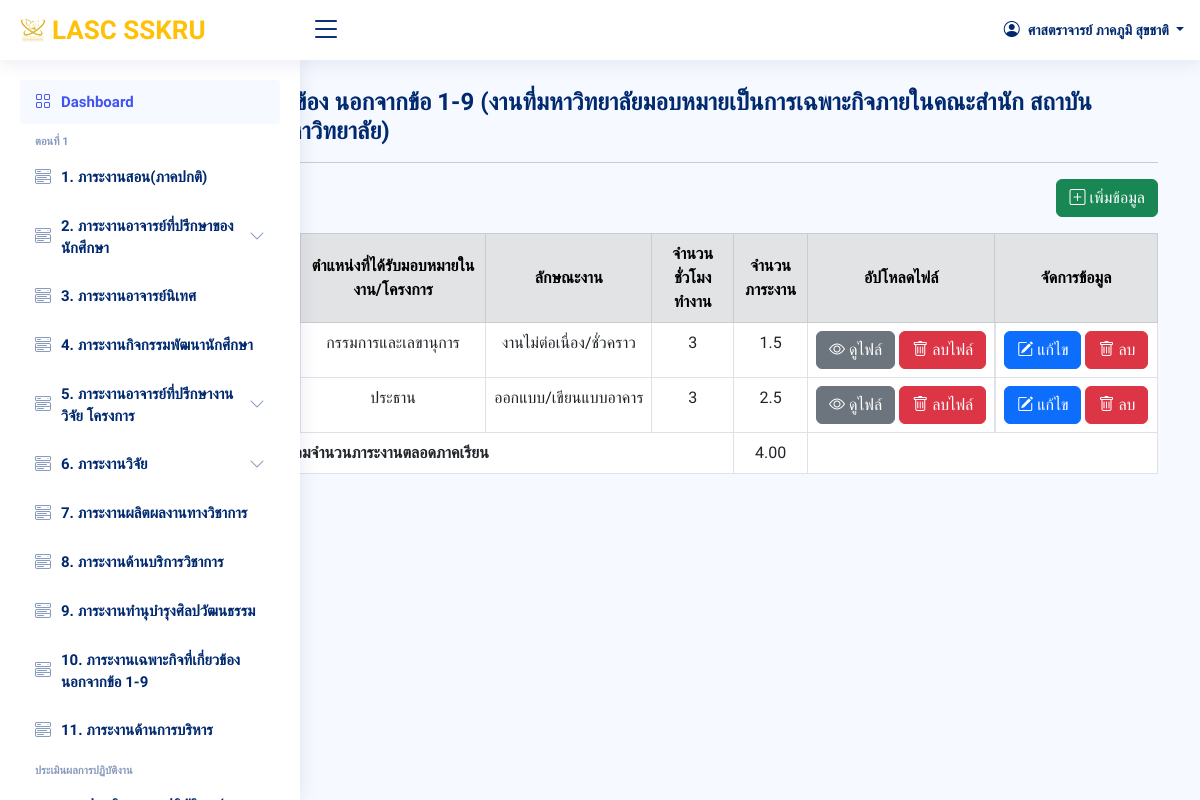
The page /index.php?page=1_10/index_1_10 (signed in) on the database its author committed.
### tables this page shows
CREATE TABLE `users` (
  `userId` int(20) NOT NULL,
  `academic_rank` varchar(50) NOT NULL,
  `nametitle` varchar(50) NOT NULL,
  `firstname` varchar(50) NOT NULL,
  `lastname` varchar(50) NOT NULL,
  `branch` varchar(50) NOT NULL,
  `email` varchar(50) NOT NULL,
  `password` varchar(255) NOT NULL,
  `urole` varchar(50) NOT NULL,
  `isAdmin` varchar(10) NOT NULL,
  `created_at` timestamp NOT NULL DEFAULT current_timestamp()
);

CREATE TABLE `personal_1_10` (
  `userId` varchar(50) NOT NULL,
  `id` int(20) NOT NULL,
  `term` int(1) NOT NULL,
  `year` int(4) NOT NULL,
  `date` date NOT NULL,
  `project` varchar(50) NOT NULL,
  `position` varchar(50) NOT NULL,
  `type_work` varchar(50) NOT NULL,
  `amount_time` int(5) NOT NULL,
  `amount_work` float NOT NULL,
  `file` varchar(50) NOT NULL
);

### index.php (the view, shortened to what this page needs)
<?php
require_once 'config/db.php';
$userId = $_SESSION['userId'];
$nametitle = $_SESSION['nametitle'];
$firstname = $_SESSION['firstname'];
$lastname = $_SESSION['lastname'];
$branch = $_SESSION['branch'];
$name = $nametitle . $firstname . " " . $lastname;
$stmt = $conn->query("SELECT * FROM term_year where id = 1");
$stmt->execute();
$term_year = $stmt->fetch();
$term =  $term_year['term'];
$year =  $term_year['year'];
$stmt = $conn->query("SELECT amount_work FROM personal_1_1 WHERE userId = '$userId' AND term = '$term' AND year = '$year'");
$stmt->execute();
$personal_1_1 = $stmt->fetchAll();
$totalAmountWork_1_1 = 0;
foreach ($personal_1_1 as $per_1_1) {
  $totalAmountWork_1_1 += floatval($per_1_1['amount_work']);
}
$stmt = $conn->query("SELECT amount_work FROM personal_1_2_a WHERE userId = '$userId' AND term = '$term' AND year = '$year'");
$stmt->execute();
$personal_1_2_a = $stmt->fetchAll();
$totalAmountWork_1_2_a = 0;
foreach ($personal_1_2_a as $per_1_2_a) {
  $totalAmountWork_1_2_a += floatval($per_1_2_a['amount_work']);
}
$totalAmountWork_1_2_b = 0;
$totalAmountWork_1_2 = $totalAmountWork_1_2_a + $totalAmountWork_1_2_b;
$totalAmountWork_1_3 = 0;
$totalAmountWork_1_4 = 0;
$stmt = $conn->query("SELECT amount_work FROM personal_1_5_a WHERE userId = '$userId' AND term = '$term' AND year = '$year'");
$stmt->execute();
$personal_1_5_a = $stmt->fetchAll();
$totalAmountWork_1_5_a = 0;
foreach ($personal_1_5_a as $per_1_5_a) {
  $totalAmountWork_1_5_a += floatval($per_1_5_a['amount_work']);
}
$totalAmountWork_1_5_b = 0;
$totalAmountWork_1_5 = $totalAmountWork_1_5_a + $totalAmountWork_1_5_b;
$stmt = $conn->query("SELECT amount_work FROM personal_1_6_a WHERE userId = '$userId' AND term = '$term' AND year = '$year'");
$stmt->execute();
$personal_1_6_a = $stmt->fetchAll();
$totalAmountWork_1_6_a = 0;
foreach ($personal_1_6_a as $per_1_6_a) {
  $totalAmountWork_1_6_a += floatval($per_1_6_a['amount_work']);
}
$stmt = $conn->query("SELECT amount_work FROM personal_1_6_b WHERE userId = '$userId' AND term = '$term' AND year = '$year'");
$stmt->execute();
$personal_1_6_b = $stmt->fetchAll();
$totalAmountWork_1_6_b = 0;
foreach ($personal_1_6_b as $per_1_6_b) {
  $totalAmountWork_1_6_b += floatval($per_1_6_b['amount_work']);
}
$totalAmountWork_1_6 = $totalAmountWork_1_6_a + $totalAmountWork_1_6_b;
$stmt = $conn->query("SELECT amount_work FROM personal_1_7 WHERE userId = '$userId' AND term = '$term' AND year = '$year'");
$stmt->execute();
$personal_1_7 = $stmt->fetchAll();
$totalAmountWork_1_7 = 0;
foreach ($personal_1_7 as $per_1_7) {
  $totalAmountWork_1_7 += floatval($per_1_7['amount_work']);
}
$stmt = $conn->query("SELECT amount_work FROM personal_1_8 WHERE userId = '$userId' AND term = '$term' AND year = '$year'");
$stmt->execute();
$personal_1_8 = $stmt->fetchAll();
$totalAmountWork_1_8 = 0;
foreach ($personal_1_8 as $per_1_8) {
  $totalAmountWork_1_8 += floatval($per_1_8['amount_work']);
}
$stmt = $conn->query("SELECT amount_work FROM personal_1_9 WHERE userId = '$userId' AND term = '$term' AND year = '$year'");
$stmt->execute();
$personal_1_9 = $stmt->fetchAll();
$totalAmountWork_1_9 = 0;
foreach ($personal_1_9 as $per_1_9) {
  $totalAmountWork_1_9 += floatval($per_1_9['amount_work']);
}
$stmt = $conn->query("SELECT amount_work FROM personal_1_10 WHERE userId = '$userId' AND term = '$term' AND year = '$year'");
$stmt->execute();
$personal_1_10 = $stmt->fetchAll();
$totalAmountWork_1_10 = 0;
foreach ($personal_1_10 as $per_1_10) {
  $totalAmountWork_1_10 += floatval($per_1_10['amount_work']);
}
$stmt = $conn->query("SELECT amount_work FROM personal_1_11 WHERE userId = '$userId' AND term = '$term' AND year = '$year'");
$stmt->execute();
$personal_1_11 = $stmt->fetchAll();
$totalAmountWork_1_11 = 0;
foreach ($personal_1_11 as $per_1_11) {
  $totalAmountWork_1_11 += floatval($per_1_11['amount_work']);
}
$totalAmountWork = $totalAmountWork_1_1 + $totalAmountWork_1_2 + $totalAmountWork_1_3 + $totalAmountWork_1_4 + $totalAmountWork_1_5 + $totalAmountWork_1_6 + $totalAmountWork_1_7 + $totalAmountWork_1_8 + $totalAmountWork_1_9 + $totalAmountWork_1_10 + $totalAmountWork_1_11;
$stmt = $conn->prepare("SELECT * FROM personal_3 WHERE userId = :userId AND term = :term AND year = :year");
$stmt->bindParam(':userId', $userId);
$stmt->bindParam(':term', $term);
$stmt->bindParam(':year', $year);
$stmt->execute();
$personal = $stmt->fetchAll();
if (empty($personal)) {
  $insertStmt = $conn->prepare("INSERT INTO personal_3 (userId, term, year,name,branch,amount_work) VALUES (:userId, :term, :year, :name, :branch, :amount_work)");
  $insertStmt->bindParam(':userId', $userId);
  $insertStmt->bindParam(':term', $term);
  $insertStmt->bindParam(':year', $year);
  $insertStmt->bindParam(':name', $name);
  $insertStmt->bindParam(':branch', $branch);
  $insertStmt->bindParam(':amount_work', $totalAmountWork);
  $insertStmt->execute();
} else {
  $userId = $_SESSION['userId'];
  if (isset($_SESSION['userId'])) {
    $stmt = $conn->query("SELECT * FROM users WHERE userId = '$userId'");
    $stmt->execute();
    $row = $stmt->fetch(PDO::FETCH_ASSOC);
  }
}
?>
<!DOCTYPE html>
<html lang="en">
<head>
  <link href="assets/vendor/bootstrap/css/bootstrap.min.css" rel="stylesheet">
  <link href="assets/vendor/bootstrap-icons/bootstrap-icons.css" rel="stylesheet">
  <link href="assets/vendor/boxicons/css/boxicons.min.css" rel="stylesheet">
  <link href="assets/vendor/quill/quill.snow.css" rel="stylesheet">
  <link href="assets/vendor/quill/quill.bubble.css" rel="stylesheet">
  <link href="assets/vendor/remixicon/remixicon.css" rel="stylesheet">
  <link href="assets/vendor/simple-datatables/style.css" rel="stylesheet">
  <link href="assets/css/style.css" rel="stylesheet">
</head>
<body>
  <header id="header" class="header fixed-top d-flex align-items-center">
    <div class="d-flex align-items-center justify-content-between">
      <a class="logo d-flex align-items-center">
        <img src="assets/img/logo_lasc.png" alt="โลโก้คณะ">
        <span class="d-none d-lg-block" style="color: #ffc107;">LASC SSKRU</span>
      </a>
      <i class="bi bi-list toggle-sidebar-btn"></i>
    </div>
    <nav class="header-nav ms-auto">
      <ul class="d-flex align-items-center">
        <li class="nav-item dropdown pe-3">
          <a class="nav-link nav-profile d-flex align-items-center pe-0" href="#" data-bs-toggle="dropdown">
            <i class="bi bi-person-circle"></i>
            <span class="d-none d-md-block dropdown-toggle ps-2">
            <?php
                if($row['academic_rank'] == 'ไม่มี'){
                    echo  ' ' . $row['nametitle'] . ' ' .  $row['firstname'] . ' ' . $row['lastname'];
                }elseif($row['academic_rank'] == 'ศาสตราจารย์'){
                    echo $row['academic_rank'] . ' ' .  $row['firstname'] . ' ' . $row['lastname'];
                }elseif(($row['academic_rank'] == 'รองศาสตราจารย์' or $row['academic_rank'] == 'ผู้ช่วยศาสตราจารย์') and $row['nametitle'] == "ดร." ){
                    echo $row['academic_rank'] . ' ' . $row['nametitle'] . ' ' .  $row['firstname'] . ' ' . $row['lastname'];
                }else {
                    echo $row['academic_rank'] . ' ' .  $row['firstname'] . ' ' . $row['lastname'];
                }
            ?>
            </span>
          </a>
        </li>
      </ul>
    </nav>
  </header>
  <aside id="sidebar" class="sidebar">
    <ul class="sidebar-nav" id="sidebar-nav">
      <li class="nav-item">
        <a class="nav-link " href="index.php?page=users/dashboard">
          <i class="bi bi-grid"></i>
          <span>Dashboard</span>
        </a>
      </li>
      <li class="nav-heading">ตอนที่ 1</li>
      <li class="nav-item">
        <a class="nav-link collapsed" href="index.php?page=1_1/index_1_1">
          <i class="bi bi-menu-button-wide"></i>
          <span>1. ภาระงานสอน(ภาคปกติ)</span>
        </a>
      </li>
      <li class="nav-item">
        <a class="nav-link collapsed" data-bs-target="#components-nav1" data-bs-toggle="collapse" href="#">
          <i class="bi bi-menu-button-wide"></i><span>2. ภาระงานอาจารย์ที่ปรึกษาของนักศึกษา</span><i class="bi bi-chevron-down ms-auto"></i>
        </a>
      </li>
      <li class="nav-item">
        <a class="nav-link collapsed" href="index.php?page=1_3/index_1_3">
          <i class="bi bi-menu-button-wide"></i><span>3. ภาระงานอาจารย์นิเทศ</span>
        </a>
      </li>
      <li class="nav-item">
        <a class="nav-link collapsed" href="index.php?page=1_4/index_1_4">
          <i class="bi bi-menu-button-wide"></i><span>4. ภาระงานกิจกรรมพัฒนานักศึกษา</span>
        </a>
      </li>
      <li class="nav-item">
        <a class="nav-link collapsed" data-bs-target="#components-nav2" data-bs-toggle="collapse" href="#">
          <i class="bi bi-menu-button-wide"></i><span>5. ภาระงานอาจารย์ที่ปรึกษางานวิจัย โครงการ</span><i class="bi bi-chevron-down ms-auto"></i>
        </a>
      </li>
      <li class="nav-item">
        <a class="nav-link collapsed" data-bs-target="#components-nav3" data-bs-toggle="collapse" href="#">
          <i class="bi bi-menu-button-wide"></i><span>6. ภาระงานวิจัย</span><i class="bi bi-chevron-down ms-auto"></i>
        </a>
      </li>
      <li class="nav-item">
        <a class="nav-link collapsed" href="index.php?page=1_7/index_1_7">
          <i class="bi bi-menu-button-wide"></i><span>7. ภาระงานผลิตผลงานทางวิชาการ</span>
        </a>
      </li>
      <li class="nav-item">
        <a class="nav-link collapsed" href="index.php?page=1_8/index_1_8">
          <i class="bi bi-menu-button-wide"></i><span>8. ภาระงานด้านบริการวิชาการ</span>
        </a>
      </li>
      <li class="nav-item">
        <a class="nav-link collapsed" href="index.php?page=1_9/index_1_9">
          <i class="bi bi-menu-button-wide"></i><span>9. ภาระงานทำนุบำรุงศิลปวัฒนธรรม</span>
        </a>
      </li>
      <li class="nav-item">
        <a class="nav-link collapsed" href="index.php?page=1_10/index_1_10">
          <i class="bi bi-menu-button-wide"></i><span>10. ภาระงานเฉพาะกิจที่เกี่ยวข้อง นอกจากข้อ 1-9</span>
        </a>
      </li>
      <li class="nav-item">
        <a class="nav-link collapsed" href="index.php?page=1_11/index_1_11">
          <i class="bi bi-menu-button-wide"></i><span>11. ภาระงานด้านการบริหาร</span>
        </a>
      </li>
      <li class="nav-heading">ประเมินผลการปฏิบัติงาน</li>
      <li class="nav-item">
        <a class="nav-link collapsed" href="index.php?page=3/index_3">
          <i class="bi bi-menu-button-wide"></i><span>แบบประเมินผลการปฏิบัติงาน(สายวิชาการ)</span>
        </a>
      </li>
  </aside>
  <main>
    <br>
    <br>
    <br>
    <?php
    $page = $_GET['page'];
    include $page . ('.php');
    ?>
  </main>
</body>
</html>

### 1_10/index_1_10.php (shortened to what this page needs)
<?php
    require_once "config/db.php";
    $stmt = $conn->query("SELECT * FROM `term_year` where id = 1");
    $stmt->execute();
    $term_year = $stmt->fetch();
?>
<div class="container">
    <div class="pagetitle mt-3">
        <h1>10. ภาระงานเฉพาะกิจที่เกี่ยวข้อง นอกจากข้อ 1-9 (งานที่มหาวิทยาลัยมอบหมายเป็นการเฉพาะกิจภายในคณะสำนัก สถาบัน วิทยาลัย ศูนย์ หรือภายนอกมหาวิทยาลัย)</h1>
    </div>
    <hr>
    <div class="d-flex justify-content-end ">
        <button class="btn btn-success mb-3" type="button" data-bs-toggle="modal" data-bs-target="#ExtralargeModal">
            <div class="icon d-flex">
                <i class="bi bi-plus-square"></i> &nbsp;
                <div class="label">เพิ่มข้อมูล</div>
            </div>
        </button>
    </div>
    <table class="table table-bordered text-center">
        <thead class="align-middle table-secondary">
            <tr>
                <th scope="col">วัน/เดือน/ปี</th>
                <th scope="col">งาน/โครงการ/กิจกรรม/โครงการยุทธศาสตร์/วารสาร</th>
                <th scope="col">ตำแหน่งที่ได้รับมอบหมายในงาน/โครงการ</th>
                <th scope="col">ลักษณะงาน</th>
                <th scope="col">จำนวนชั่วโมงทำงาน</th>
                <th scope="col">จำนวนภาระงาน</th>
                <th scope="col">อัปโหลดไฟล์</th>
                <th scope="col">จัดการข้อมูล</th>
            </tr>
        </thead>
        <tbody>
            <?php
                $userId = $_SESSION['userId'];
                $term =  $term_year['term'];
                $year =  $term_year['year'];
                $stmt = $conn->query("SELECT*FROM personal_1_10 WHERE userId = '$userId' AND term = '$term' AND year = '$year'");
                $stmt->execute();
                $personal = $stmt->fetchAll();
                $totalAmountWork = 0.00;
                if (!$personal) {
                    echo " <tr><td colspan='9' class='text-center'>ไม่มีข้อมูล</td></tr>";
                } else {
                    foreach ($personal as $per) {
            ?>
                        <tr>
                            <td style="white-space: nowrap;"><?= $per['date']; ?></td>
                            <td><?= $per['project']; ?></td>
                            <td style="white-space: nowrap;"><?= $per['position']; ?></td>
                            <td style="white-space: nowrap;" ><?= $per['type_work']; ?></td>
                            <td><?= $per['amount_time']; ?></td>
                            <td><?= $per['amount_work']; ?></td>
                            <?php $totalAmountWork += floatval($per['amount_work']); ?>
                            <?php if ($per['file']) { ?>
                                <td style="white-space: nowrap;">
                                    <a href="<?= "uploads/" . $per['file']; ?>" target="_blank" class="btn btn-secondary">
                                        <div class="icon d-flex">
                                            <i class="bi bi-eye"></i>&nbsp;
                                            <div class="label">ดูไฟล์</div>
                                        </div>
                                    </a>
                                    <a onclick="return confirm('ต้องการลบไฟล์หรือไม่')" href="?page=1_10/index_1_10&delete_file=<?= $per['id']; ?>" class="btn btn-danger">
                                        <div class="icon d-flex">
                                            <i class="bi bi-trash"></i>&nbsp;
                                            <div class="label">ลบไฟล์</div>
                                        </div>
                                    </a>
                                </td>
                                <td class="d-flex justify-content-center">
                                    <a href="?page=1_10/index_1_10&edit=<?= $per['id']; ?>" class="btn btn-primary">
                                        <div class="icon d-flex">
                                            <i class="bi bi-pencil-square"></i>&nbsp;
                                            <div class="label">แก้ไข</div>
                                        </div>
                                    </a>&nbsp;
                                    <a onclick="return confirm('คุณต้องการลบข้อมูลหรือไม่?'); " href="?page=1_10/index_1_10&delete=<?= $per['id'] ?>" class="btn btn-danger d-flex">
                                        <i class="bi bi-trash"></i>&nbsp;
                                        <div class="label">ลบ</div>
                                    </a>
                                </td>
                            <?php } ?>
                        </tr>
            <?php } } ?>
                        <tr>
                            <th scope="row" colspan="5">รวมจำนวนภาระงานตลอดภาคเรียน</th>
                            <td><?= number_format($totalAmountWork, 2); ?></td>
                            <td colspan="3"></td>
                        </tr>
        </tbody>
    </table>
</div>

### rows shown on the page
users: academic_rank "ศาสตราจารย์", firstname "ภาคภูมิ", lastname "สุขชาติ"
personal_1_10: position "กรรมการและเลขานุการ", type_work "งานไม่ต่อเนื่อง/ชั่วคราว", amount_time "3", amount_work "1.5"
personal_1_10: position "ประธาน", type_work "ออกแบบ/เขียนแบบอาคาร", amount_time "3", amount_work "2.5"

### other values the page prints
$totalAmountWork "4.00"
